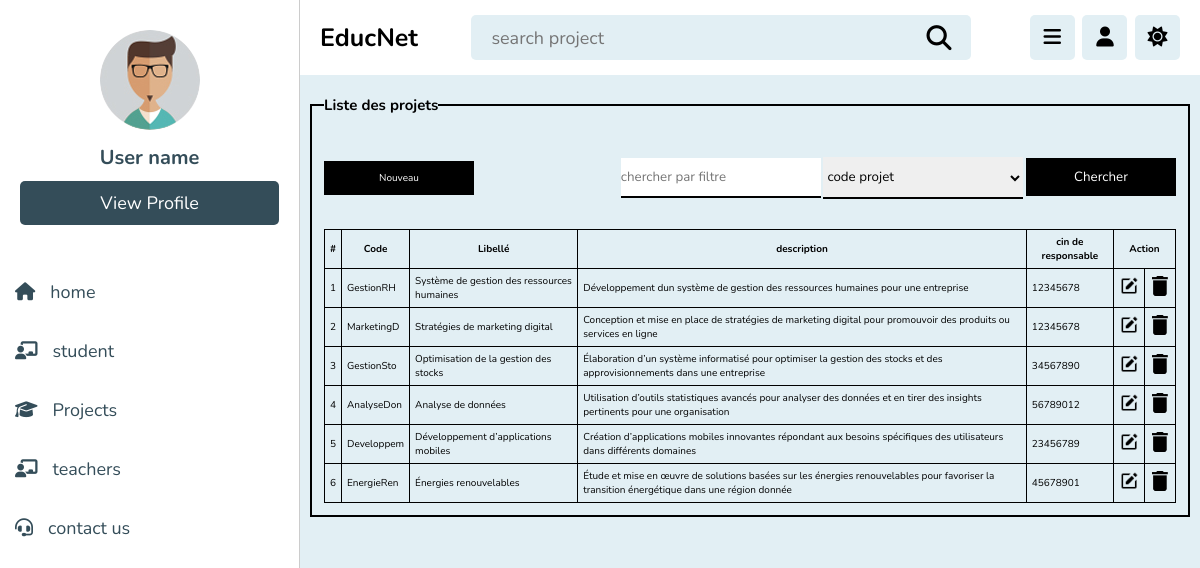
Page /projet.php (signed in) on the committed database.
### tables this page shows
CREATE TABLE projet (
    idprojet INT PRIMARY KEY AUTO_INCREMENT,
    codeprojet VARCHAR(10) UNIQUE NOT NULL,
    libprojet VARCHAR(255) NOT NULL,
    discription VARCHAR(500) NOT NULL,
    teacher_id INT,
    FOREIGN KEY (teacher_id) REFERENCES teacher(cin)
);

### projet.php (the view, shortened to what this page needs)
<?php
require_once "connection.php";
if($_GET)
{
extract($_GET);
$req = "select * from projet where $filter like '%$search%'";
}
else
{
$req = "select * from projet p,teacher t
where p.teacher_id=t.cin ";
}
$res = mysqli_query($con, $req);
$nb = mysqli_num_rows($res );
?>
<!DOCTYPE html>
<html lang="en">
<head>
    <link rel="stylesheet" href="css/style.css">
    <link rel="stylesheet" href="https://cdnjs.cloudflare.com/ajax/libs/font-awesome/6.1.2/css/all.min.css">
</head>
<body>
<header class="header">
        <section class="flex">
            <a href="dashbord.php" class="logo">EducNet</a>
            <form action=""  method="post" class="search-form">
                <input type="text" name="search_box" placeholder="search project"
                required maxlength="100">
                <button type="submit" class="fas fa-search" name="search_box"> </button>
            </form>
            <div class="icons">
                <div id="menu-btn" class="fas fa-bars"></div>
                <div id="user-btn" class="fas fa-user"></div>
                <div id="toggel-btn" class="fas fa-sun"></div>
            </div>
        </section>
    </header>
    <div class="side-bar">
            <div class="profile">
                <img src="img/pic-1.jpg" alt="">
                <h3>User name</h3>
                <a href="profile.php" class="btn">view profile</a>
            </div>
            <nav class="navbar">
                <a href="dashbord.php"><i class="fas fa-home"></i><span>home</span></a>
                <a href="student.php"><i class="fas fa-chalkboard-user"></i><span>student</span></a>
                <a href="projet.php"><i class="fas fa-graduation-cap"></i><span>Projects</span></a>
                <a href="teacher.php"><i class="fas fa-chalkboard-user"></i><span>teachers</span></a>
                <a href="contact.php"><i class="fas fa-headset"></i><span>contact us</span></a>
            </nav>
    </div>
   <div class="principal">
    <div class="content">
        <fieldset>
        <legend><h2>Liste des projets</h2></legend>
            <div class="top">
                <a href="addProjet.php">Nouveau</a>
                <div>
                    <form>
                        <input type="text" placeholder="chercher par filtre"
                        name="search">
                        <select name="filter">
                        <option value="codeprojet">code projet</option>
                        </select>
                        <button type="submit">Chercher</button>
                    </form>
                </div>
            </div>
            <table>
                <tr>
                    <th>#</th>
                    <th>Code</th>
                    <th>Libellé</th>
                    <th>description</th>
                    <th>cin de responsable</th>
                    <th colspan="2">Action</th>
                </tr>
                <?php
                if ($nb ==0)
                echo"<tr><td colspan=8 align=center>Aucun résultat</td></tr>";
                else
                {
                while($lignes=mysqli_fetch_assoc($res))
                {
                ?>
                <tr>
                    <td><?php echo $lignes['idprojet']?></td>
                    <td><?php echo $lignes['codeprojet']?></td>
                    <td><?php echo $lignes['libprojet']?></td>
                    <td><?php echo $lignes['discription']?></td>
                    <td><?php echo $lignes['teacher_id']?></td>
                    <td align="center">
                    <a onclick = "return confirm('voulez vous modifié cette projet')"
                    href="editprojet.php?id=<?php echo $lignes['idprojet']?>">
                    <img src="img/edit.png" alt="">
                    </a>
                    <td align="center">
                    <a onclick = "return confirm('voulez vous supprimé cette projet')"
                    href="deleteprojet.php?id=<?php echo $lignes['idprojet']?>">
                    <img src="img/delete.png" alt="">
                    </a>
                    </td>
                </tr>
                <?php
                }
            }
                ?>
            </table>
        </fieldset>
    </div>
   </div>
</body>
</html>

### style.css (style rules this page uses)
* { font-family: 'Nunito',sans-serif; padding: 0; margin: 0; text-decoration: none; list-style: none; scroll-behavior: smooth; box-sizing: border-box; outline: none; border:none; }
:root { --blue0:rgb(226, 239, 244); --blue1:#137C8B; --blue2:#709CA7; --blue3:#B8CBD0; --blue4:#7A90A4; --blue5:#344D59; }
html { font-size: 62.5%; overflow-x: hidden; }
body { background-color:rgb(226, 239, 244) ; padding-left: 30rem; }
section { padding: 2rem; max-width: 1200px; margin: 0 auto; }
.inline-btn, .inline-option-btn, .inline-delete-btn, .btn, .delete-btn, .option-btn { border-radius: .5rem; color:#fff; font-size: 1.8rem; cursor: pointer; text-transform: capitalize; padding:1rem 3rem; text-align: center; margin-top: 1rem; }
.btn, .delete-btn, .option-btn { display: block; width: 100%; }
.btn, .inline-btn { background-color: var(--blue5); }
.header { background-color: #fff; border-bottom: #344D59; position: sticky; top: 0;left: 0;right: 0; z-index: 1000; }
.header .flex { padding: 1.5rem 2rem ; position: relative; display: flex; align-items: center; justify-content:space-between ; }
.header .flex .logo { font-size: 2.5rem; color: black; font-weight: bold; }
.header .flex .search-form { width: 50rem; border-radius: .5rem; display: flex; align-items: center; gap: 1.5rem; padding:1rem 2rem ; background-color: rgb(226, 239, 244); }
.header .flex .search-form input { width:100% ; background:none ; font-size: 1.8rem; color: black; }
.header .flex .search-form button { font-size: 2.5rem; color: rgb(0, 0, 0); cursor: pointer; background: none; }
.header .flex .icons div { font-size: 2rem; color: black; border-radius: .5rem; height: 4.5rem; cursor: pointer; width: 4.5rem; line-height: 4.4rem; background-color: rgb(226, 239, 244); text-align: center; margin-left: .5rem; }
.side-bar { position: fixed; top: 0; left: 0; width: 30rem; background-color: white; height: 100vh; border-right: .1rem solid rgba(0,0,0,.2); z-index: 1200; }
.side-bar .profile { padding:3rem 2rem; text-align: center; }
.side-bar .profile img { height: 10rem; width: 10rem; border-radius: 50%; object-fit: contain; margin-bottom: 1rem; }
.side-bar .profile h3 { font-size: 2rem; color: var(--blue5); }
.side-bar .navbar { margin-top:1rem ; }
.side-bar .navbar a { display: block; padding: 1.5rem; margin: .5rem 0; font-size: 1.8rem; }
.side-bar .navbar a i { color: var(--blue5); margin-right: 1.5rem; transition:.2s linear ; }
.side-bar .navbar a span { color:var(--blue5); }
.content { padding:20px 10px; flex-grow:1; height:100vh; }
table { border-collapse:collapse; width:100%; }
th,td { padding:5px; border:1px solid black; }
.top { display: flex; margin:30px 0; justify-content:space-between; align-items:center; width:100%; }
.top a, .top button { display:inline-block; width:150px; padding:10px 0; background-color:black; color:white; text-align:center; transition: 0.7s; cursor: pointer; }
.top input, .top select { display:inline-block; width:200px; padding:10px 0; border:none; border-bottom:2px solid; }
fieldset { padding:12px; border: 2px solid; }
img { width:20px; }

### rows in the picture
projet: idprojet "1", codeprojet "GestionRH", libprojet "Système de gestion des ressources humaines", discription "Développement dun système de gestion des ressources humaines pour une entreprise", teacher "12345678"
projet: idprojet "2", codeprojet "MarketingD", libprojet "Stratégies de marketing digital", discription "Conception et mise en place de stratégies de marketing digital pour promouvoir des produits ou services en ligne", teacher "12345678"
projet: idprojet "3", codeprojet "GestionSto", libprojet "Optimisation de la gestion des stocks", discription "Élaboration d’un système informatisé pour optimiser la gestion des stocks et des approvisionnements dans une entreprise", teacher "34567890"
projet: idprojet "4", codeprojet "AnalyseDon", libprojet "Analyse de données", discription "Utilisation d’outils statistiques avancés pour analyser des données et en tirer des insights pertinents pour une organisation", teacher "56789012"
projet: idprojet "5", codeprojet "Developpem", libprojet "Développement d’applications mobiles", discription "Création d’applications mobiles innovantes répondant aux besoins spécifiques des utilisateurs dans différents domaines", teacher "23456789"
projet: idprojet "6", codeprojet "EnergieRen", libprojet "Énergies renouvelables", discription "Étude et mise en œuvre de solutions basées sur les énergies renouvelables pour favoriser la transition énergétique dans une région donnée", teacher "45678901"
